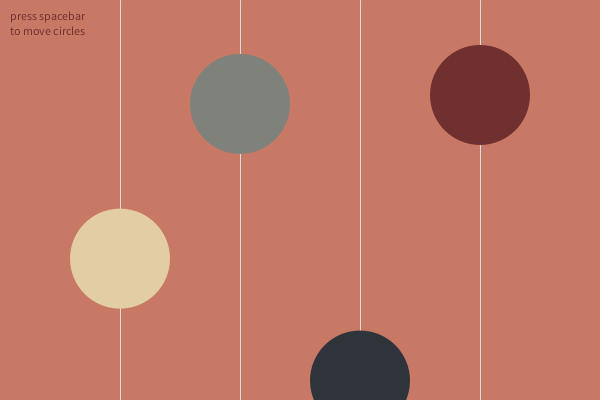
Frame 1 (no input)
Frame 60 (the mouse pressed at the canvas centre just before this capture): identical to frame 1, image omitted
Frame 120 (the mouse held since frame 60 and released just before this capture): identical to frame 1, image omitted

The Processing sketch that drew this single still picture (run headless with seeded random() and noise(); from frame 60 on, the mouse is pressed at the canvas centre):

// Processing sketch: processing_88315
// ── processing_88315.pde

/*
 *  Title: P06_04_Conditionals
 *  By:    Barton Poulson (bartdoesart.com)
 *  Date:  04 February 2013
 *
 *  Assignment:
 *    Create a sketch that includes both (a) an “if” statement 
 *    that executes only when specified conditions are met; and 
 *    (b) a block of code that runs only when a key is pressed or
 *    released or the mouse is pressed, etc.
 */
 
// This palette is "Vintage Ralph Lauren" by dianesteinberg.
// See https://kuler.adobe.com/#themeID/2216979
// Approximate HTML color names from WolframAlpha.com are:
// Wheat, Beige, Slate Gray, Indian Red, and Dark Salmon (base color)
color[] c = {#E3CDA4, #7E827A, #2F343B, #703030, #C77966};

int n = 4;    // Number of circles
int d = 100;  // Diameter of circles
int f = 120;  // Time to move, in frames

float[] x  = new float[n];  // x coordinates for circles
float[] y  = new float[n];  // y coordinates for circles
float[] ty = new float[n];  // target coordinates for circles
float[] dy = new float[n];  // differences in y position

void setup() {
  size(600, 400);
  smooth();
  
  for (int i = 0; i < n; i++) {   // Cycles through arrays
    x[i]  = (i+1) * width/(n+1);  // Positions evenly on x
    y[i]  = random(height);       // Positions randomly on y
  }
}

void draw() {
  background(c[4]);
  
  // Instruction text for top left of drawing
  fill(c[3]);
  text("press spacebar", 10, 20);
  text("to move circles", 10, 35);
  
  // This loops through the number of circles chosen
  for (int i = 0; i < n; i++) {
    stroke(220);
    line(x[i], 0, x[i], height);  // Vertical lines
    
    noStroke();
    fill(c[i]);                   // Fill from color array
    ellipse(x[i], y[i], d, d);    // Circles

    if (abs(y[i] - ty[i]) < 3) {  // If circles are within 3 pixels of target
      y[i] = ty[i];               // ...then snap to target
    } else {                      // Otherwise
      y[i] += dy[i];              // Increment towards target (see below)
    }
  }
}

// This block only executes when a key is pressed
void keyPressed() {
  if (key == ' ') {                  // If the spacebar is pressed
      for (int i = 0; i < n; i++) {  // Cycles through arrays
      ty[i] = random(height);        // New target positions
      dy[i] = (ty[i] - y[i])/f;      // Creates increments for each circle
    }
  }
}
